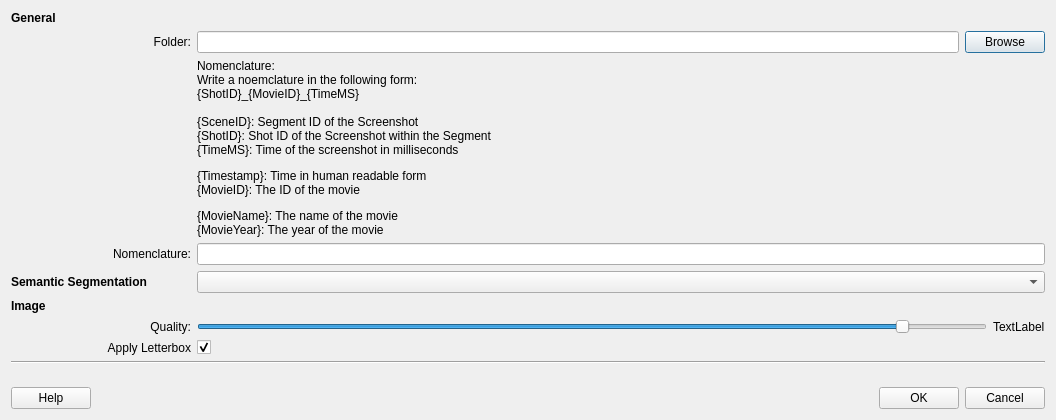
<?xml version="1.0" encoding="UTF-8"?>
<ui version="4.0">
 <class>Dialog</class>
 <widget class="QDialog" name="Dialog">
  <property name="geometry">
   <rect>
    <x>0</x>
    <y>0</y>
    <width>1056</width>
    <height>420</height>
   </rect>
  </property>
  <property name="windowTitle">
   <string>Screenshot Exporter</string>
  </property>
  <layout class="QVBoxLayout" name="verticalLayout">
   <item>
    <layout class="QVBoxLayout" name="verticalLayout_2">
     <item>
      <layout class="QGridLayout" name="gridLayout">
       <item row="8" column="1">
        <widget class="QCheckBox" name="checkBox_ApplyLetterbox">
         <property name="text">
          <string/>
         </property>
         <property name="checked">
          <bool>true</bool>
         </property>
        </widget>
       </item>
       <item row="6" column="2">
        <widget class="QLabel" name="lbl_Quality">
         <property name="text">
          <string>TextLabel</string>
         </property>
        </widget>
       </item>
       <item row="4" column="1" colspan="2">
        <widget class="QComboBox" name="comboBox_SemanticSegmentation"/>
       </item>
       <item row="5" column="0">
        <widget class="QLabel" name="label_6">
         <property name="text">
          <string>&lt;html&gt;&lt;head/&gt;&lt;body&gt;&lt;p&gt;&lt;span style=&quot; font-weight:600;&quot;&gt;Image&lt;/span&gt;&lt;/p&gt;&lt;/body&gt;&lt;/html&gt;</string>
         </property>
        </widget>
       </item>
       <item row="2" column="1" colspan="2">
        <widget class="QLabel" name="label_8">
         <property name="text">
          <string>&lt;html&gt;&lt;head/&gt;&lt;body&gt;&lt;p&gt;Nomenclature: &lt;br/&gt;Write a noemclature in the following form: &lt;br/&gt;{ShotID}_{MovieID}_{TimeMS}&lt;br/&gt;&lt;br/&gt;{SceneID}: 	Segment ID of the Screenshot&lt;br/&gt;{ShotID}: 	Shot ID of the Screenshot within the Segment&lt;br/&gt;{TimeMS}: 	Time of the screenshot in milliseconds&lt;/p&gt;&lt;p&gt;{Timestamp}:	Time in human readable form&lt;br/&gt;{MovieID}: 	The ID of the movie&lt;/p&gt;&lt;p&gt;{MovieName}: 	The name of the movie&lt;br/&gt;{MovieYear}: 	The year of the movie&lt;/p&gt;&lt;/body&gt;&lt;/html&gt;</string>
         </property>
        </widget>
       </item>
       <item row="6" column="1">
        <widget class="QSlider" name="QualitySlider">
         <property name="sizePolicy">
          <sizepolicy hsizetype="Expanding" vsizetype="Fixed">
           <horstretch>0</horstretch>
           <verstretch>0</verstretch>
          </sizepolicy>
         </property>
         <property name="maximum">
          <number>100</number>
         </property>
         <property name="value">
          <number>90</number>
         </property>
         <property name="orientation">
          <enum>Qt::Horizontal</enum>
         </property>
        </widget>
       </item>
       <item row="0" column="0">
        <widget class="QLabel" name="label">
         <property name="text">
          <string>&lt;b&gt;General</string>
         </property>
        </widget>
       </item>
       <item row="1" column="0">
        <widget class="QLabel" name="label_2">
         <property name="sizePolicy">
          <sizepolicy hsizetype="Preferred" vsizetype="Preferred">
           <horstretch>0</horstretch>
           <verstretch>0</verstretch>
          </sizepolicy>
         </property>
         <property name="minimumSize">
          <size>
           <width>180</width>
           <height>0</height>
          </size>
         </property>
         <property name="text">
          <string>Folder:</string>
         </property>
         <property name="alignment">
          <set>Qt::AlignRight|Qt::AlignTrailing|Qt::AlignVCenter</set>
         </property>
        </widget>
       </item>
       <item row="8" column="0">
        <widget class="QLabel" name="label_7">
         <property name="sizePolicy">
          <sizepolicy hsizetype="Preferred" vsizetype="Preferred">
           <horstretch>0</horstretch>
           <verstretch>0</verstretch>
          </sizepolicy>
         </property>
         <property name="text">
          <string>Apply Letterbox</string>
         </property>
         <property name="alignment">
          <set>Qt::AlignRight|Qt::AlignTrailing|Qt::AlignVCenter</set>
         </property>
        </widget>
       </item>
       <item row="1" column="1" colspan="2">
        <layout class="QHBoxLayout" name="horizontalLayout_3">
         <item>
          <widget class="QLineEdit" name="lineEdit_Folder">
           <property name="sizePolicy">
            <sizepolicy hsizetype="Expanding" vsizetype="Fixed">
             <horstretch>0</horstretch>
             <verstretch>0</verstretch>
            </sizepolicy>
           </property>
          </widget>
         </item>
         <item>
          <widget class="QPushButton" name="btn_Browse">
           <property name="text">
            <string>Browse</string>
           </property>
          </widget>
         </item>
        </layout>
       </item>
       <item row="3" column="1" colspan="2">
        <widget class="QLineEdit" name="lineEdit_Nomenclature"/>
       </item>
       <item row="4" column="0">
        <widget class="QLabel" name="label_5">
         <property name="text">
          <string>&lt;html&gt;&lt;head/&gt;&lt;body&gt;&lt;p&gt;&lt;span style=&quot; font-weight:600;&quot;&gt;Semantic Segmentation&lt;/span&gt;&lt;/p&gt;&lt;/body&gt;&lt;/html&gt;</string>
         </property>
        </widget>
       </item>
       <item row="3" column="0">
        <widget class="QLabel" name="label_3">
         <property name="minimumSize">
          <size>
           <width>180</width>
           <height>0</height>
          </size>
         </property>
         <property name="text">
          <string>Nomenclature:</string>
         </property>
         <property name="alignment">
          <set>Qt::AlignRight|Qt::AlignTrailing|Qt::AlignVCenter</set>
         </property>
        </widget>
       </item>
       <item row="6" column="0">
        <widget class="QLabel" name="qualityLabel">
         <property name="minimumSize">
          <size>
           <width>0</width>
           <height>0</height>
          </size>
         </property>
         <property name="text">
          <string>Quality:</string>
         </property>
         <property name="alignment">
          <set>Qt::AlignRight|Qt::AlignTrailing|Qt::AlignVCenter</set>
         </property>
        </widget>
       </item>
      </layout>
     </item>
     <item>
      <widget class="Line" name="line">
       <property name="orientation">
        <enum>Qt::Horizontal</enum>
       </property>
      </widget>
     </item>
    </layout>
   </item>
   <item>
    <spacer name="verticalSpacer">
     <property name="orientation">
      <enum>Qt::Vertical</enum>
     </property>
     <property name="sizeType">
      <enum>QSizePolicy::Expanding</enum>
     </property>
     <property name="sizeHint" stdset="0">
      <size>
       <width>20</width>
       <height>40</height>
      </size>
     </property>
    </spacer>
   </item>
   <item>
    <layout class="QHBoxLayout" name="horizontalLayout">
     <item>
      <widget class="QPushButton" name="btn_Help">
       <property name="text">
        <string>Help</string>
       </property>
      </widget>
     </item>
     <item>
      <spacer name="horizontalSpacer">
       <property name="orientation">
        <enum>Qt::Horizontal</enum>
       </property>
       <property name="sizeType">
        <enum>QSizePolicy::Expanding</enum>
       </property>
       <property name="sizeHint" stdset="0">
        <size>
         <width>40</width>
         <height>20</height>
        </size>
       </property>
      </spacer>
     </item>
     <item>
      <widget class="QPushButton" name="btn_OK">
       <property name="minimumSize">
        <size>
         <width>50</width>
         <height>0</height>
        </size>
       </property>
       <property name="text">
        <string>OK</string>
       </property>
      </widget>
     </item>
     <item>
      <widget class="QPushButton" name="btn_Cancel">
       <property name="minimumSize">
        <size>
         <width>50</width>
         <height>0</height>
        </size>
       </property>
       <property name="text">
        <string>Cancel</string>
       </property>
      </widget>
     </item>
    </layout>
   </item>
  </layout>
 </widget>
 <resources/>
 <connections/>
</ui>
